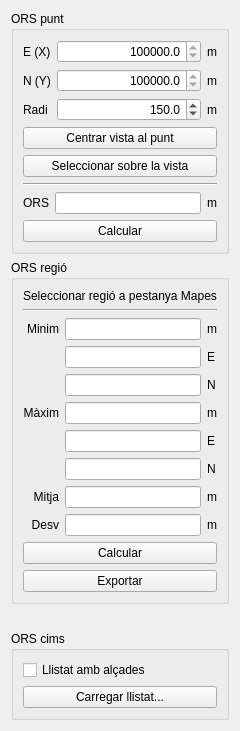
      <widget class="QWidget" name="tabORS">
       <attribute name="title">
        <string>ORS</string>
       </attribute>
       <layout class="QVBoxLayout" name="verticalLayout_15">
        <item>
         <widget class="QGroupBox" name="groupBox_10">
          <property name="title">
           <string>ORS punt</string>
          </property>
          <layout class="QVBoxLayout" name="verticalLayout_13">
           <item>
            <layout class="QGridLayout" name="gridLayout_9">
             <item row="0" column="1">
              <widget class="QDoubleSpinBox" name="queryOrsX">
               <property name="sizePolicy">
                <sizepolicy hsizetype="Expanding" vsizetype="Fixed">
                 <horstretch>0</horstretch>
                 <verstretch>0</verstretch>
                </sizepolicy>
               </property>
               <property name="alignment">
                <set>Qt::AlignRight|Qt::AlignTrailing|Qt::AlignVCenter</set>
               </property>
               <property name="accelerated">
                <bool>true</bool>
               </property>
               <property name="decimals">
                <number>1</number>
               </property>
               <property name="minimum">
                <double>259500.000000000000000</double>
               </property>
               <property name="maximum">
                <double>527500.000000000000000</double>
               </property>
               <property name="singleStep">
                <double>1000.000000000000000</double>
               </property>
              </widget>
             </item>
             <item row="2" column="1">
              <widget class="QDoubleSpinBox" name="queryOrsRad">
               <property name="toolTip">
                <string>&lt;html&gt;&lt;head/&gt;&lt;body&gt;&lt;p&gt;Radi de càlcul dels valors.&lt;/p&gt;&lt;/body&gt;&lt;/html&gt;</string>
               </property>
               <property name="alignment">
                <set>Qt::AlignRight|Qt::AlignTrailing|Qt::AlignVCenter</set>
               </property>
               <property name="accelerated">
                <bool>true</bool>
               </property>
               <property name="decimals">
                <number>1</number>
               </property>
               <property name="minimum">
                <double>10.000000000000000</double>
               </property>
               <property name="maximum">
                <double>50000.000000000000000</double>
               </property>
               <property name="singleStep">
                <double>50.000000000000000</double>
               </property>
               <property name="value">
                <double>150.000000000000000</double>
               </property>
              </widget>
             </item>
             <item row="2" column="2">
              <widget class="QLabel" name="labelAuxM_19">
               <property name="text">
                <string>m</string>
               </property>
              </widget>
             </item>
             <item row="2" column="0">
              <widget class="QLabel" name="labelQOrsRad">
               <property name="toolTip">
                <string>&lt;html&gt;&lt;head/&gt;&lt;body&gt;&lt;p&gt;Radi de càlcul dels valors.&lt;/p&gt;&lt;/body&gt;&lt;/html&gt;</string>
               </property>
               <property name="text">
                <string>Radi</string>
               </property>
              </widget>
             </item>
             <item row="1" column="2">
              <widget class="QLabel" name="labelAuxM_17">
               <property name="text">
                <string>m</string>
               </property>
              </widget>
             </item>
             <item row="1" column="0">
              <widget class="QLabel" name="labelQOrsY">
               <property name="text">
                <string>N (Y)</string>
               </property>
              </widget>
             </item>
             <item row="1" column="1">
              <widget class="QDoubleSpinBox" name="queryOrsY">
               <property name="alignment">
                <set>Qt::AlignRight|Qt::AlignTrailing|Qt::AlignVCenter</set>
               </property>
               <property name="accelerated">
                <bool>true</bool>
               </property>
               <property name="decimals">
                <number>1</number>
               </property>
               <property name="minimum">
                <double>4488500.000000000000000</double>
               </property>
               <property name="maximum">
                <double>4748500.000000000000000</double>
               </property>
               <property name="singleStep">
                <double>1000.000000000000000</double>
               </property>
              </widget>
             </item>
             <item row="0" column="2">
              <widget class="QLabel" name="labelAuxM_18">
               <property name="text">
                <string>m</string>
               </property>
              </widget>
             </item>
             <item row="0" column="0">
              <widget class="QLabel" name="labelQOrsX">
               <property name="text">
                <string>E (X)</string>
               </property>
              </widget>
             </item>
            </layout>
           </item>
           <item>
            <widget class="QPushButton" name="buttonCenterViewORS">
             <property name="text">
              <string>Centrar vista al punt</string>
             </property>
            </widget>
           </item>
           <item>
            <widget class="QPushButton" name="buttonClickPointORS">
             <property name="text">
              <string>Seleccionar sobre la vista</string>
             </property>
            </widget>
           </item>
           <item>
            <widget class="Line" name="line_4">
             <property name="orientation">
              <enum>Qt::Horizontal</enum>
             </property>
            </widget>
           </item>
           <item>
            <layout class="QGridLayout" name="gridLayout_10">
             <item row="0" column="1">
              <widget class="QLineEdit" name="lineQorsValue">
               <property name="alignment">
                <set>Qt::AlignRight|Qt::AlignTrailing|Qt::AlignVCenter</set>
               </property>
               <property name="readOnly">
                <bool>true</bool>
               </property>
              </widget>
             </item>
             <item row="0" column="2">
              <widget class="QLabel" name="labelAuxM_39">
               <property name="text">
                <string>m</string>
               </property>
              </widget>
             </item>
             <item row="0" column="0">
              <widget class="QLabel" name="labelQorsValue">
               <property name="text">
                <string>ORS</string>
               </property>
               <property name="alignment">
                <set>Qt::AlignRight|Qt::AlignTrailing|Qt::AlignVCenter</set>
               </property>
              </widget>
             </item>
            </layout>
           </item>
           <item>
            <widget class="QPushButton" name="buttonCalcPointORS">
             <property name="text">
              <string>Calcular</string>
             </property>
            </widget>
           </item>
          </layout>
         </widget>
        </item>
        <item>
         <widget class="QGroupBox" name="groupBox_11">
          <property name="title">
           <string>ORS regió</string>
          </property>
          <layout class="QVBoxLayout" name="verticalLayout_14">
           <item>
            <widget class="QLabel" name="label_5">
             <property name="text">
              <string>Seleccionar regió a pestanya Mapes</string>
             </property>
            </widget>
           </item>
           <item>
            <widget class="Line" name="line_5">
             <property name="orientation">
              <enum>Qt::Horizontal</enum>
             </property>
            </widget>
           </item>
           <item>
            <layout class="QGridLayout" name="gridLayout_11">
             <item row="1" column="2">
              <widget class="QLabel" name="labelAuxM_21">
               <property name="text">
                <string>E</string>
               </property>
              </widget>
             </item>
             <item row="2" column="1">
              <widget class="QLineEdit" name="lineQorsResMinY">
               <property name="alignment">
                <set>Qt::AlignRight|Qt::AlignTrailing|Qt::AlignVCenter</set>
               </property>
               <property name="readOnly">
                <bool>true</bool>
               </property>
              </widget>
             </item>
             <item row="0" column="1">
              <widget class="QLineEdit" name="lineQorsResMin">
               <property name="alignment">
                <set>Qt::AlignRight|Qt::AlignTrailing|Qt::AlignVCenter</set>
               </property>
               <property name="readOnly">
                <bool>true</bool>
               </property>
              </widget>
             </item>
             <item row="0" column="0">
              <widget class="QLabel" name="labelQorsResMin">
               <property name="text">
                <string>Minim</string>
               </property>
               <property name="alignment">
                <set>Qt::AlignRight|Qt::AlignTrailing|Qt::AlignVCenter</set>
               </property>
              </widget>
             </item>
             <item row="0" column="2">
              <widget class="QLabel" name="labelAuxM_26">
               <property name="text">
                <string>m</string>
               </property>
              </widget>
             </item>
             <item row="1" column="1">
              <widget class="QLineEdit" name="lineQorsResMinX">
               <property name="alignment">
                <set>Qt::AlignRight|Qt::AlignTrailing|Qt::AlignVCenter</set>
               </property>
               <property name="readOnly">
                <bool>true</bool>
               </property>
              </widget>
             </item>
             <item row="3" column="1">
              <widget class="QLineEdit" name="lineQorsResMax">
               <property name="alignment">
                <set>Qt::AlignRight|Qt::AlignTrailing|Qt::AlignVCenter</set>
               </property>
               <property name="readOnly">
                <bool>true</bool>
               </property>
              </widget>
             </item>
             <item row="3" column="2">
              <widget class="QLabel" name="labelAuxM_29">
               <property name="text">
                <string>m</string>
               </property>
              </widget>
             </item>
             <item row="3" column="0">
              <widget class="QLabel" name="labelQorsResMax">
               <property name="text">
                <string>Màxim</string>
               </property>
               <property name="alignment">
                <set>Qt::AlignRight|Qt::AlignTrailing|Qt::AlignVCenter</set>
               </property>
              </widget>
             </item>
             <item row="4" column="1">
              <widget class="QLineEdit" name="lineQorsResMaxX">
               <property name="alignment">
                <set>Qt::AlignRight|Qt::AlignTrailing|Qt::AlignVCenter</set>
               </property>
               <property name="readOnly">
                <bool>true</bool>
               </property>
              </widget>
             </item>
             <item row="4" column="2">
              <widget class="QLabel" name="labelAuxM_34">
               <property name="text">
                <string>E</string>
               </property>
              </widget>
             </item>
             <item row="5" column="2">
              <widget class="QLabel" name="labelAuxM_35">
               <property name="text">
                <string>N</string>
               </property>
              </widget>
             </item>
             <item row="6" column="1">
              <widget class="QLineEdit" name="lineQorsResMean">
               <property name="alignment">
                <set>Qt::AlignRight|Qt::AlignTrailing|Qt::AlignVCenter</set>
               </property>
               <property name="readOnly">
                <bool>true</bool>
               </property>
              </widget>
             </item>
             <item row="6" column="2">
              <widget class="QLabel" name="labelAuxM_36">
               <property name="text">
                <string>m</string>
               </property>
              </widget>
             </item>
             <item row="6" column="0">
              <widget class="QLabel" name="labelQorsResMean">
               <property name="text">
                <string>Mitja</string>
               </property>
               <property name="alignment">
                <set>Qt::AlignRight|Qt::AlignTrailing|Qt::AlignVCenter</set>
               </property>
              </widget>
             </item>
             <item row="2" column="2">
              <widget class="QLabel" name="labelAuxM_37">
               <property name="text">
                <string>N</string>
               </property>
              </widget>
             </item>
             <item row="5" column="1">
              <widget class="QLineEdit" name="lineQorsResMaxY">
               <property name="alignment">
                <set>Qt::AlignRight|Qt::AlignTrailing|Qt::AlignVCenter</set>
               </property>
               <property name="readOnly">
                <bool>true</bool>
               </property>
              </widget>
             </item>
             <item row="7" column="0">
              <widget class="QLabel" name="labelQorsResStdev">
               <property name="text">
                <string>Desv</string>
               </property>
               <property name="alignment">
                <set>Qt::AlignRight|Qt::AlignTrailing|Qt::AlignVCenter</set>
               </property>
              </widget>
             </item>
             <item row="7" column="1">
              <widget class="QLineEdit" name="lineQorsResStdev">
               <property name="alignment">
                <set>Qt::AlignRight|Qt::AlignTrailing|Qt::AlignVCenter</set>
               </property>
               <property name="readOnly">
                <bool>true</bool>
               </property>
              </widget>
             </item>
             <item row="7" column="2">
              <widget class="QLabel" name="labelAuxM_38">
               <property name="text">
                <string>m</string>
               </property>
              </widget>
             </item>
            </layout>
           </item>
           <item>
            <widget class="QPushButton" name="buttonCalcRegionORS">
             <property name="text">
              <string>Calcular</string>
             </property>
            </widget>
           </item>
           <item>
            <widget class="QPushButton" name="buttonExportRegionORS">
             <property name="text">
              <string>Exportar</string>
             </property>
            </widget>
           </item>
          </layout>
         </widget>
        </item>
        <item>
         <spacer name="verticalSpacer_11">
          <property name="orientation">
           <enum>Qt::Vertical</enum>
          </property>
          <property name="sizeHint" stdset="0">
           <size>
            <width>20</width>
            <height>21</height>
           </size>
          </property>
         </spacer>
        </item>
        <item>
         <widget class="QGroupBox" name="groupBox_9">
          <property name="title">
           <string>ORS cims</string>
          </property>
          <layout class="QVBoxLayout" name="verticalLayout_12">
           <item>
            <widget class="QCheckBox" name="checkListORSWithHeights">
             <property name="text">
              <string>Llistat amb alçades</string>
             </property>
            </widget>
           </item>
           <item>
            <widget class="QPushButton" name="buttonCalcListORS">
             <property name="text">
              <string>Carregar llistat...</string>
             </property>
            </widget>
           </item>
          </layout>
         </widget>
        </item>
       </layout>
      </widget>
